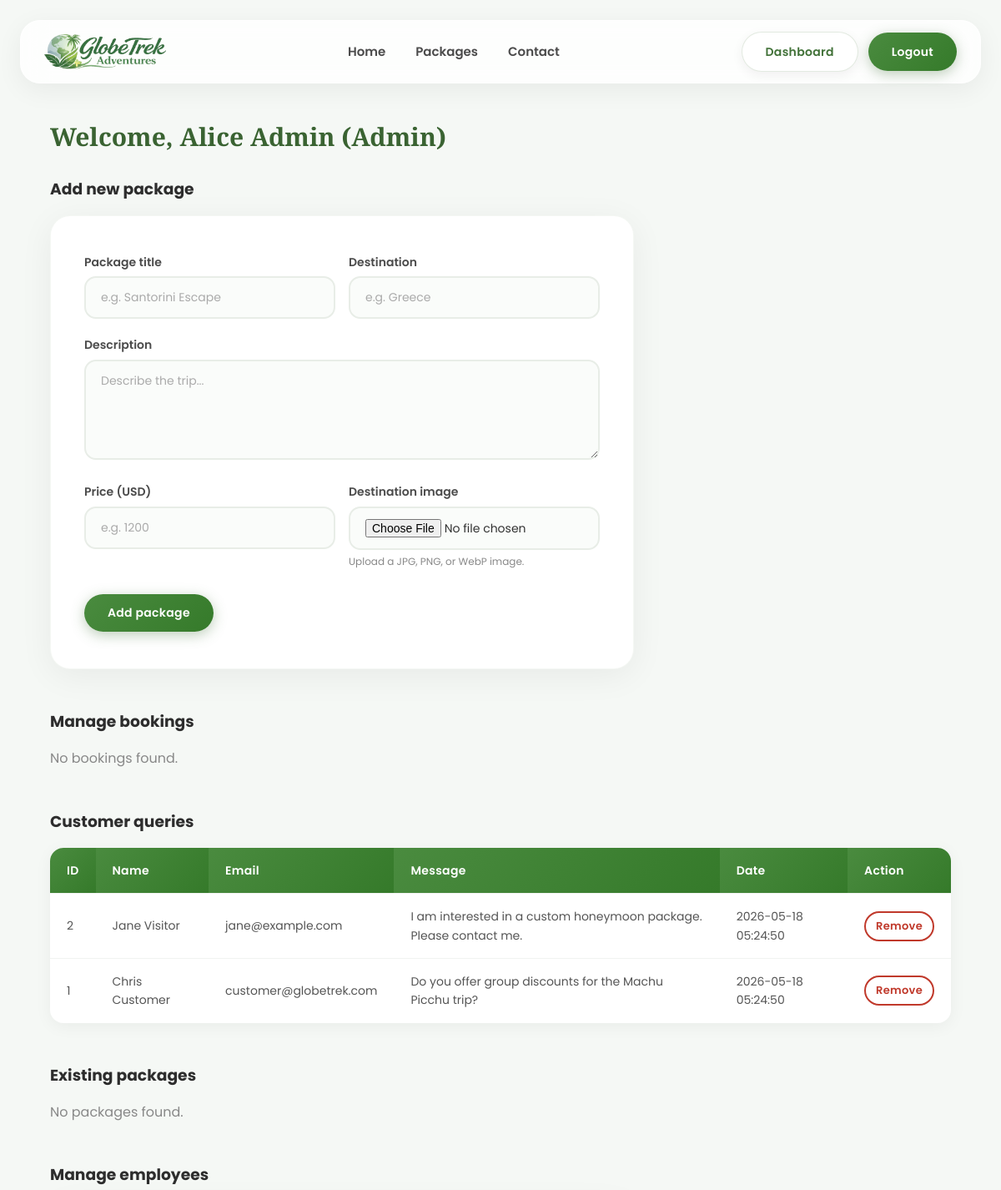
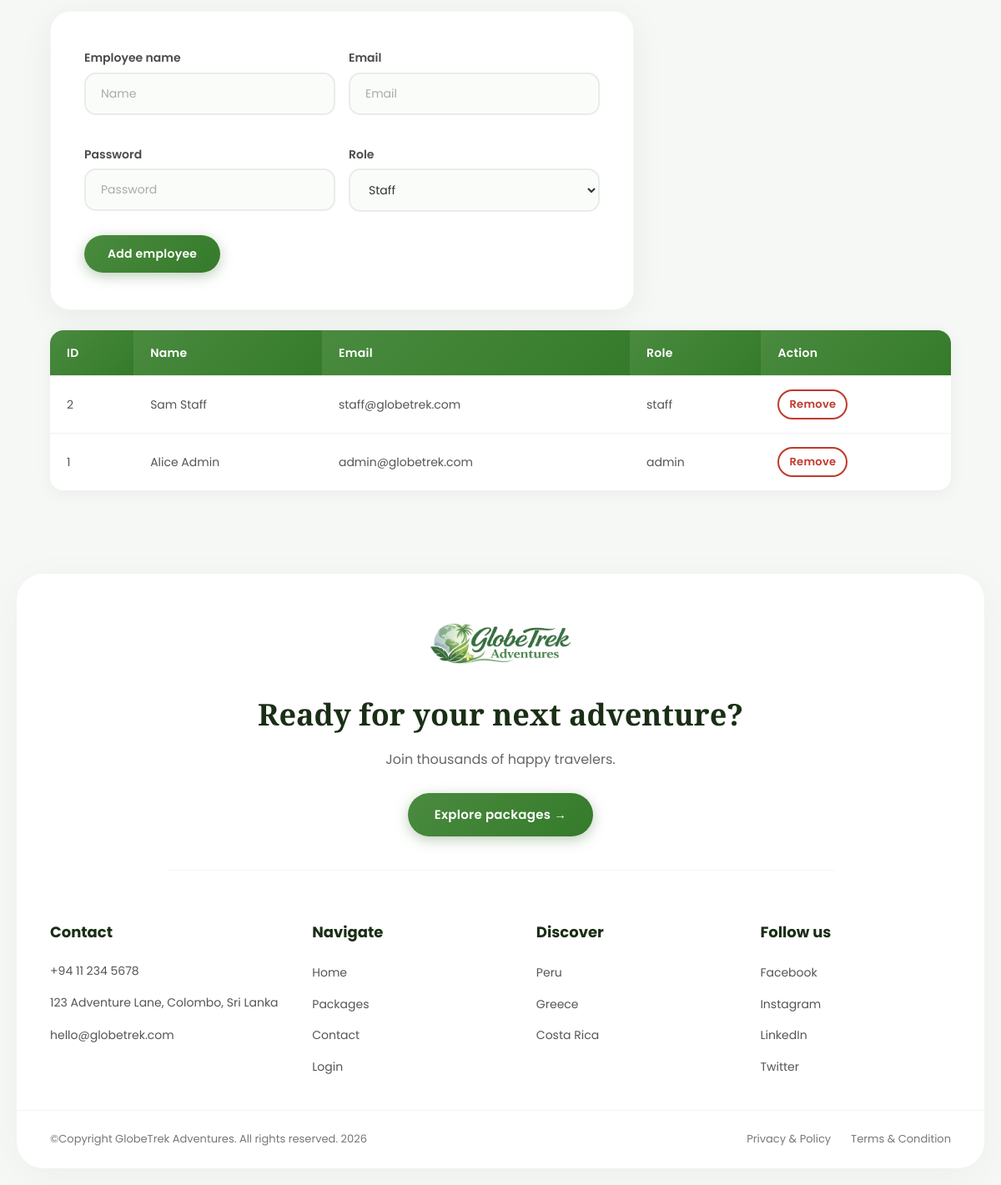
/dashboard.php (signed in), run on the app's committed database (2 pictures, top to bottom).
### tables this page shows
CREATE TABLE IF NOT EXISTS queries (
    id INT AUTO_INCREMENT PRIMARY KEY,
    user_id INT NULL,
    name VARCHAR(100) NOT NULL,
    email VARCHAR(100) NOT NULL,
    message TEXT NOT NULL,
    status ENUM('open', 'resolved') DEFAULT 'open',
    created_at TIMESTAMP DEFAULT CURRENT_TIMESTAMP,
    FOREIGN KEY (user_id) REFERENCES users(id) ON DELETE SET NULL
);

CREATE TABLE IF NOT EXISTS users (
    id INT AUTO_INCREMENT PRIMARY KEY,
    name VARCHAR(100) NOT NULL,
    email VARCHAR(100) NOT NULL UNIQUE,
    password VARCHAR(255) NOT NULL,
    role ENUM('customer', 'staff', 'admin') DEFAULT 'customer',
    created_at TIMESTAMP DEFAULT CURRENT_TIMESTAMP
);

### dashboard.php (the view, shortened to what this page needs)
<?php
require_once "includes/connection.php";
$user_id = $_SESSION['user_id'];
$role    = $_SESSION['role'];
$name    = $_SESSION['name'];
?>
<!DOCTYPE html>
<html lang="en">
<head>
    <link rel="stylesheet" href="styles/style.css">
</head>
<body class="page-body">
    <?php include "includes/header.php"; ?>
    <div class="page-container">
        <h2 class="page-title">Welcome, <?php echo htmlspecialchars($name); ?> (<?php echo ucfirst(htmlspecialchars($role)); ?>)</h2>
        <?php if ($role === 'customer') { ?>
            <div class="dashboard-header-flex">
                <h3 class="section-title-sm">Your bookings</h3>
                <a href="packages.php" class="btn btn-register">New booking</a>
            </div>
            <?php
            $sql    = "SELECT b.id, p.title, b.status, b.booking_date
                       FROM bookings b
                       JOIN packages p ON b.package_id = p.id
                       WHERE b.user_id = $user_id
                       ORDER BY b.id DESC";
            $result = mysqli_query($conn, $sql);
            if (mysqli_num_rows($result) > 0) {
                echo "<table><tr><th>Booking ID</th><th>Package</th><th>Status</th><th>Date</th><th>Action</th></tr>";
                while ($row = mysqli_fetch_assoc($result)) {
                    $disabled = ($row['status'] === 'cancelled') ? "disabled" : "";
                    echo "<tr>
                            <td>{$row['id']}</td>
                            <td>{$row['title']}</td>
                            <td>{$row['status']}</td>
                            <td>{$row['booking_date']}</td>
                            <td>
                                <form method='POST' class='m-0'>
                                    <input type='hidden' name='booking_id' value='{$row['id']}'>
                                    <input type='hidden' name='status' value='cancelled'>
                                    <button type='submit' name='update_booking' class='btn btn-outline btn-sm' $disabled>Cancel</button>
                                </form>
                            </td>
                          </tr>";
                }
                echo "</table>";
            } else {
                echo "<p class='text-muted'>You have no bookings yet. <a href='packages.php' class='text-link'>Browse packages</a></p>";
            }
            ?>
        <?php } elseif ($role === 'staff' || $role === 'admin') { ?>
            <h3 class="section-heading">Add new package</h3>
            <div class="form-card-lg">
                <form method="POST" enctype="multipart/form-data">
                    <div class="form-grid-2">
                        <div class="form-group">
                            <label for="pkg-title">Package title</label>
                            <input type="text" id="pkg-title" name="title" placeholder="e.g. Santorini Escape" required>
                        </div>
                        <div class="form-group">
                            <label for="pkg-destination">Destination</label>
                            <input type="text" id="pkg-destination" name="destination" placeholder="e.g. Greece" required>
                        </div>
                    </div>
                    <div class="form-group">
                        <label for="pkg-description">Description</label>
                        <textarea id="pkg-description" name="description" rows="3" placeholder="Describe the trip..." required></textarea>
                    </div>
                    <div class="form-grid-2">
                        <div class="form-group">
                            <label for="pkg-price">Price (USD)</label>
                            <input type="number" id="pkg-price" name="price" placeholder="e.g. 1200" step="0.01" min="0" required>
                        </div>
                        <div class="form-group">
                            <label for="pkg-image">Destination image</label>
                            <input type="file" id="pkg-image" name="image" accept="image/*" class="file-input">
                            <small class="text-muted-sm">Upload a JPG, PNG, or WebP image.</small>
                        </div>
                    </div>
                    <button type="submit" name="add_package" class="btn btn-register mt-8">Add package</button>
                </form>
            </div>
            <h3 class="section-heading">Manage bookings</h3>
            <?php
            $sql    = "SELECT b.id, u.name as customer, p.title, b.status, b.booking_date
                       FROM bookings b
                       JOIN users u ON b.user_id = u.id
                       JOIN packages p ON b.package_id = p.id
                       ORDER BY b.id DESC";
            $result = mysqli_query($conn, $sql);
            if (mysqli_num_rows($result) > 0) {
                echo "<table><tr><th>ID</th><th>Customer</th><th>Package</th><th>Status</th><th>Date</th><th>Action</th></tr>";
                while ($row = mysqli_fetch_assoc($result)) {
                    $selected_pending = ($row['status'] === 'pending') ? 'selected' : '';
                    $selected_confirmed = ($row['status'] === 'confirmed') ? 'selected' : '';
                    $selected_cancelled = ($row['status'] === 'cancelled') ? 'selected' : '';
                    echo "<tr>
                            <td>{$row['id']}</td>
                            <td>{$row['customer']}</td>
                            <td>{$row['title']}</td>
                            <td>{$row['status']}</td>
                            <td>{$row['booking_date']}</td>
                            <td>
                                <form method='POST' class='flex-gap-10'>
                                    <input type='hidden' name='booking_id' value='{$row['id']}'>
                                    <select name='status' class='form-select'>
                                        <option value='pending' $selected_pending>Pending</option>
                                        <option value='confirmed' $selected_confirmed>Confirmed</option>
                                        <option value='cancelled' $selected_cancelled>Cancelled</option>
                                    </select>
                                    <button type='submit' name='update_booking' class='btn btn-register btn-sm'>Update</button>
                                </form>
                            </td>
                          </tr>";
                }
                echo "</table>";
            } else {
                echo "<p class='text-muted'>No bookings found.</p>";
            }
            ?>
            <h3 class="section-heading-mt">Customer queries</h3>
            <?php
            $sql    = "SELECT * FROM queries ORDER BY id DESC";
            $result = mysqli_query($conn, $sql);
            if (mysqli_num_rows($result) > 0) {
                echo "<table><tr><th>ID</th><th>Name</th><th>Email</th><th>Message</th><th>Date</th>";
                if ($role === 'admin') {
                    echo "<th>Action</th>";
                }
                echo "</tr>";
                while ($row = mysqli_fetch_assoc($result)) {
                    echo "<tr>
                            <td>{$row['id']}</td>
                            <td>{$row['name']}</td>
                            <td>{$row['email']}</td>
                            <td>{$row['message']}</td>
                            <td>{$row['created_at']}</td>";
                    if ($role === 'admin') {
                        echo "<td>
                                <form method='POST' class='m-0'>
                                    <input type='hidden' name='query_id' value='{$row['id']}'>
                                    <button type='submit' name='remove_query' class='btn btn-outline btn-sm btn-danger-outline' onclick=\"return confirm('Remove this query?');\">Remove</button>
                                </form>
                              </td>";
                    }
                    echo "</tr>";
                }
                echo "</table>";
            } else {
                echo "<p class='text-muted'>No queries found.</p>";
            }
            ?>
            <?php if ($role === 'admin') { ?>
            <h3 class="section-heading-mt">Existing packages</h3>
            <?php
            $sql_pkgs = "SELECT * FROM packages ORDER BY id DESC";
            $res_pkgs = mysqli_query($conn, $sql_pkgs);
            if (mysqli_num_rows($res_pkgs) > 0) {
                echo "<table><tr><th>ID</th><th>Title</th><th>Destination</th><th>Price</th><th>Featured</th><th>Action</th></tr>";
                while ($row = mysqli_fetch_assoc($res_pkgs)) {
                    $checked = ($row['is_featured'] == 1) ? 'checked' : '';
                    echo "<tr>
                            <td>{$row['id']}</td>
                            <td>{$row['title']}</td>
                            <td>{$row['destination']}</td>
                            <td>\${$row['price']}</td>
                            <td>
                                <input type='checkbox' class='feature-toggle' data-id='{$row['id']}' $checked style='cursor: pointer; width: 18px; height: 18px;'>
                            </td>
                            <td>
                                <form method='POST' class='m-0'>
                                    <input type='hidden' name='package_id' value='{$row['id']}'>
                                    <button type='submit' name='remove_package' class='btn btn-outline btn-sm btn-danger-outline' onclick=\"return confirm('Are you sure you want to remove this package?');\">Remove</button>
                                </form>
                            </td>
                          </tr>";
                }
                echo "</table>";
            } else {
                echo "<p class='text-muted'>No packages found.</p>";
            }
            ?>
            <h3 class="section-heading-mt">Manage employees</h3>
            <div class="form-card-mb">
                <form method="POST">
                    <div class="form-grid-2">
                        <div class="form-group">
                            <label for="emp-name">Employee name</label>
                            <input type="text" id="emp-name" name="emp_name" placeholder="Name" required>
                        </div>
                        <div class="form-group">
                            <label for="emp-email">Email</label>
                            <input type="email" id="emp-email" name="emp_email" placeholder="Email" required>
                        </div>
                        <div class="form-group">
                            <label for="emp-password">Password</label>
                            <input type="text" id="emp-password" name="emp_password" placeholder="Password" required>
                        </div>
                        <div class="form-group">
                            <label for="emp-role">Role</label>
                            <select id="emp-role" name="emp_role" class="form-select-lg">
                                <option value="staff">Staff</option>
                            </select>
                        </div>
                    </div>
                    <button type="submit" name="add_employee" class="btn btn-register mt-8">Add employee</button>
                </form>
            </div>
            <?php
            $sql_emps = "SELECT * FROM users WHERE role IN ('staff', 'admin') ORDER BY id DESC";
            $res_emps = mysqli_query($conn, $sql_emps);
            if (mysqli_num_rows($res_emps) > 0) {
                echo "<table><tr><th>ID</th><th>Name</th><th>Email</th><th>Role</th><th>Action</th></tr>";
                while ($row = mysqli_fetch_assoc($res_emps)) {
                    $disabled = ($row['id'] == $user_id) ? "disabled" : "";
                    echo "<tr>
                            <td>{$row['id']}</td>
                            <td>{$row['name']}</td>
                            <td>{$row['email']}</td>
                            <td>{$row['role']}</td>
                            <td>
                                <form method='POST' class='m-0'>
                                    <input type='hidden' name='employee_id' value='{$row['id']}'>
                                    <button type='submit' name='remove_employee' class='btn btn-outline btn-sm btn-danger-outline' $disabled onclick=\"return confirm('Remove this employee?');\">Remove</button>
                                </form>
                            </td>
                          </tr>";
                }
                echo "</table>";
            }
            ?>
            <?php } ?>
        <?php } ?>
    </div>
    <?php include "includes/footer.php"; ?>
</body>
</html>

### includes/header.php (shortened to what this page needs)
<header class="site-header">
    <a href="index.php" class="site-logo-link">
        <img src="images/branding/logo.png" alt="GlobeTrek Adventures Logo" class="site-logo" />
    </a>
    <nav class="site-nav">
        <ul>
            <li><a href="index.php">Home</a></li>
            <li><a href="packages.php">Packages</a></li>
            <li><a href="contact.php">Contact</a></li>
        </ul>
    </nav>
    <div class="header-auth">
        <?php if(isset($_SESSION['user_id'])) { ?>
            <a href="dashboard.php" class="btn btn-login">Dashboard</a>
            <a href="logout.php" class="btn btn-register">Logout</a>
        <?php } else { ?>
            <a href="login.php" class="btn btn-login">Login</a>
            <a href="register.php" class="btn btn-register">Register</a>
        <?php } ?>
    </div>
</header>

### includes/footer.php
<footer class="site-footer">
    <div class="footer-cta">
        <div class="footer-cta-icon">
            <img src="images/branding/logo.png" alt="GlobeTrek Adventures">
        </div>
        <h2>Ready for your next adventure?</h2>
        <p>Join thousands of happy travelers.</p>
        <a href="packages.php" class="btn btn-register btn-cta-footer">Explore packages &rarr;</a>
    </div>
    <div class="footer-main">
        <div class="footer-col">
            <h4>Contact</h4>
            <div class="footer-contact-item">
                <a href="tel:+94112345678">+94 11 234 5678</a>
            </div>
            <div class="footer-contact-item">
                <span>123 Adventure Lane, Colombo, Sri Lanka</span>
            </div>
            <div class="footer-contact-item">
                <a href="mailto:hello@globetrek.com">hello@globetrek.com</a>
            </div>
        </div>
        <div class="footer-col">
            <h4>Navigate</h4>
            <ul>
                <li><a href="index.php">Home</a></li>
                <li><a href="packages.php">Packages</a></li>
                <li><a href="contact.php">Contact</a></li>
                <li><a href="login.php">Login</a></li>
            </ul>
        </div>
        <div class="footer-col">
            <h4>Discover</h4>
            <ul>
                <li><a href="packages.php?search=Peru">Peru</a></li>
                <li><a href="packages.php?search=Greece">Greece</a></li>
                <li><a href="packages.php?search=Costa Rica">Costa Rica</a></li>
            </ul>
        </div>
        <div class="footer-col">
            <h4>Follow us</h4>
            <ul>
                <li><a href="#">Facebook</a></li>
                <li><a href="#">Instagram</a></li>
                <li><a href="#">LinkedIn</a></li>
                <li><a href="#">Twitter</a></li>
            </ul>
        </div>
    </div>
    <div class="footer-bottom">
        <div class="footer-bottom-inner">
            <span>&copy;Copyright GlobeTrek Adventures. All rights reserved. <?php echo date('Y'); ?></span>
            <div class="footer-legal">
                <a href="#">Privacy & Policy</a>
                <a href="#">Terms & Condition</a>
            </div>
        </div>
    </div>
</footer>

### data on the page
queries: id "2", name "Jane Visitor", email "jane@example.com", message "I am interested in a custom honeymoon package. Please contact me.", created_at "2026-05-18 05:24:50"
queries: id "1", name "Chris Customer", email "customer@globetrek.com", message "Do you offer group discounts for the Machu Picchu trip?", created_at "2026-05-18 05:24:50"
users: id "2", name "Sam Staff", email "staff@globetrek.com", role "staff"
users: id "1", name "Alice Admin", email "admin@globetrek.com", role "admin"

### other printed values
$name "Alice Admin"
$role "Admin"
